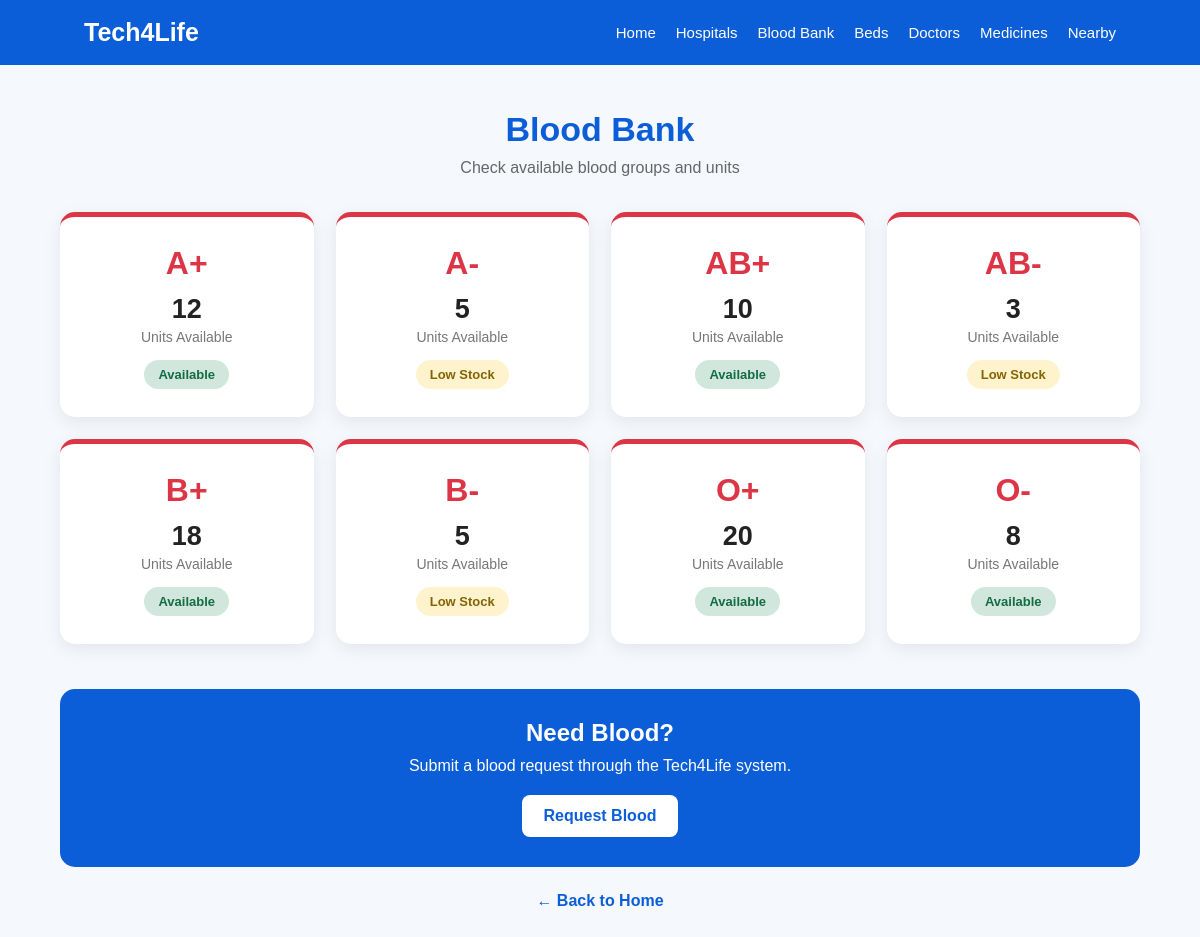
The page /blood-bank on the database as committed earlier.
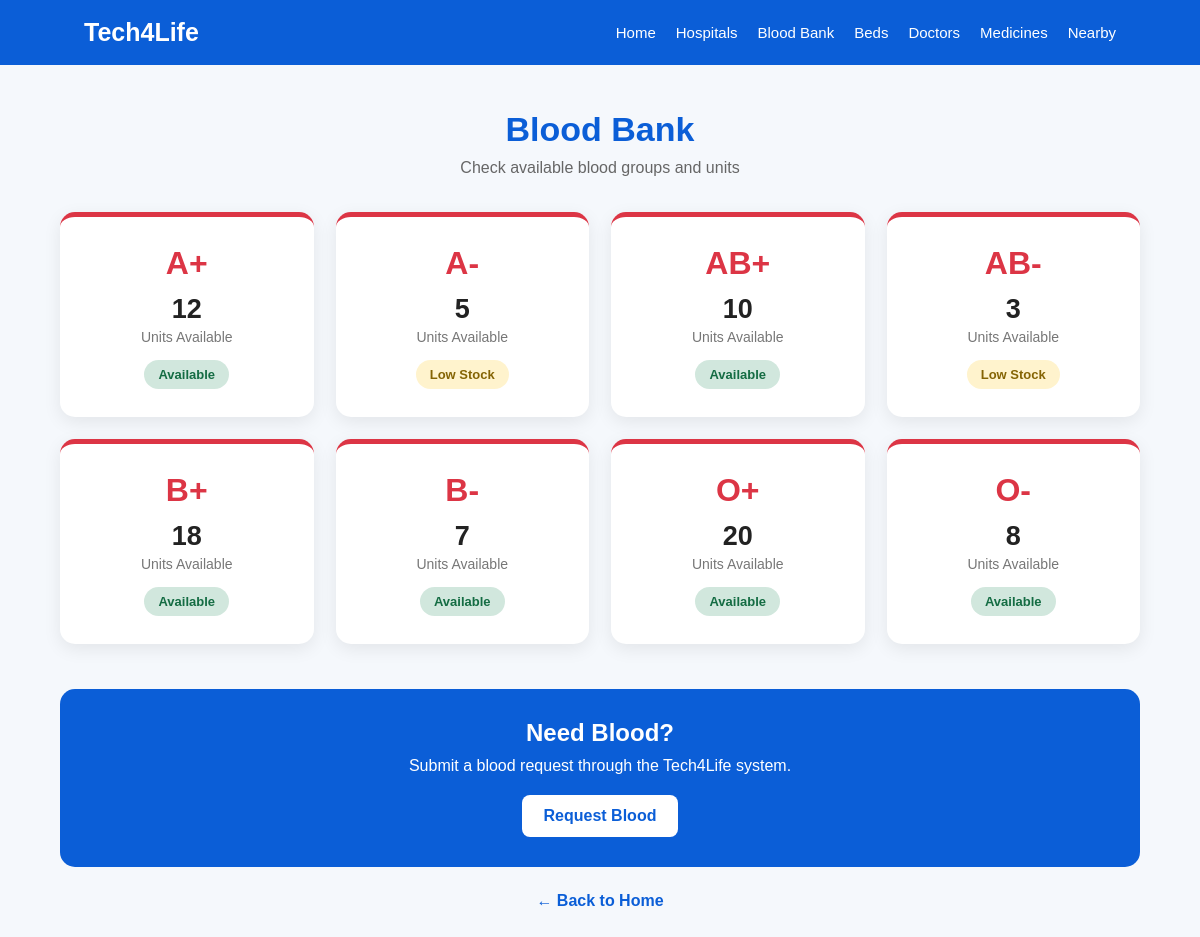
The same page on the database as committed later.
### tables this page shows
CREATE TABLE blood_groups (
            id INTEGER PRIMARY KEY AUTOINCREMENT,
            blood_group TEXT NOT NULL UNIQUE,
            units INTEGER DEFAULT 0
        );

### app.py (the view)
@app.route("/blood-bank")
def blood_bank():
    conn = get_db_connection()
    blood_groups = conn.execute(
        "SELECT * FROM blood_groups ORDER BY blood_group"
    ).fetchall()
    conn.close()
    return render_template(
        "blood_bank.html",
        blood_groups=blood_groups
    )

### app.py (called while the page is built)
def get_db_connection():
    conn = sqlite3.connect(DATABASE)
    conn.row_factory = sqlite3.Row
    return conn

### templates/blood_bank.html (shortened to what this page needs)
<!DOCTYPE html>
<html lang="en">
<head>
</head>
<body>
    <nav>
        <div class="logo">Tech4Life</div>
        <div class="nav-links">
            <a href="/">Home</a>
            <a href="/hospitals">Hospitals</a>
            <a href="/blood-bank">Blood Bank</a>
            <a href="/beds">Beds</a>
            <a href="/doctors">Doctors</a>
            <a href="/medicines">Medicines</a>
            <a href="/nearby">Nearby</a>
        </div>
    </nav>
    <div class="container">
        <div class="heading">
            <h1>Blood Bank</h1>
            <p>Check available blood groups and units</p>
        </div>
        <div class="blood-grid">
            {% for blood_group in blood_groups %}
            <div class="blood-card">
                <div class="blood-group">
                    {{ blood_group["blood_group"] }}
                </div>
                <div class="units">
                    {{ blood_group["units"] }}
                </div>
                <div class="unit-text">
                    Units Available
                </div>
                {% if blood_group["units"] == 0 %}
                <span class="status out">
                    Out of Stock
                </span> {% elif blood_group["units"]
                <=5 %} <span class="status low">
                    Low Stock
                    </span>
                    {% else %}
                    <span class="status available">
                    Available
                </span> {% endif %}
            </div>
            {% endfor %}
        </div>
        <div class="request-section">
            <h2>Need Blood?</h2>
            <p>
                Submit a blood request through the Tech4Life system.
            </p>
            <a href="/request-blood" class="request-btn">
            Request Blood
        </a>
        </div>
        <a href="/" class="back-link">
        ← Back to Home
    </a>
    </div>
</body>
</html>

### templates/blood_bank.html (style rules this page uses)
* { box-sizing: border-box; margin: 0; padding: 0; }
body { font-family: Arial, sans-serif; background: #f5f8fc; color: #222; }
nav { background: #0b5ed7; color: white; padding: 18px 7%; display: flex; justify-content: space-between; align-items: center; flex-wrap: wrap; gap: 15px; }
.logo { font-size: 25px; font-weight: bold; }
.nav-links { display: flex; gap: 20px; flex-wrap: wrap; }
.nav-links a { color: white; text-decoration: none; font-size: 15px; }
.container { width: 90%; max-width: 1200px; margin: 45px auto; }
.heading { text-align: center; margin-bottom: 35px; }
.heading h1 { color: #0b5ed7; font-size: 34px; margin-bottom: 10px; }
.heading p { color: #666; font-size: 16px; }
.blood-grid { display: grid; grid-template-columns: repeat(4, 1fr); gap: 22px; }
.blood-card { background: white; border-radius: 15px; padding: 28px 20px; text-align: center; box-shadow: 0 5px 18px rgba(0, 0, 0, 0.08); border-top: 5px solid #dc3545; transition: 0.2s; }
.blood-group { font-size: 32px; font-weight: bold; color: #dc3545; margin-bottom: 12px; }
.units { font-size: 27px; font-weight: bold; color: #222; }
.unit-text { color: #777; margin-top: 4px; font-size: 14px; }
.status { display: inline-block; margin-top: 15px; padding: 7px 14px; border-radius: 20px; font-size: 13px; font-weight: bold; }
.available { background: #d1e7dd; color: #146c43; }
.low { background: #fff3cd; color: #856404; }
.request-section { margin-top: 45px; background: #0b5ed7; color: white; padding: 30px; border-radius: 15px; text-align: center; }
.request-section h2 { margin-bottom: 10px; }
.request-section p { margin-bottom: 20px; }
.request-btn { display: inline-block; background: white; color: #0b5ed7; text-decoration: none; padding: 12px 22px; border-radius: 8px; font-weight: bold; }
.back-link { display: block; text-align: center; margin-top: 25px; color: #0b5ed7; text-decoration: none; font-weight: bold; }

Rows that differ between the two databases and show on the page:
changed blood_groups (number 6 of 8 on the later page): units "5" → "7"; units "Low Stock" → "Available"
